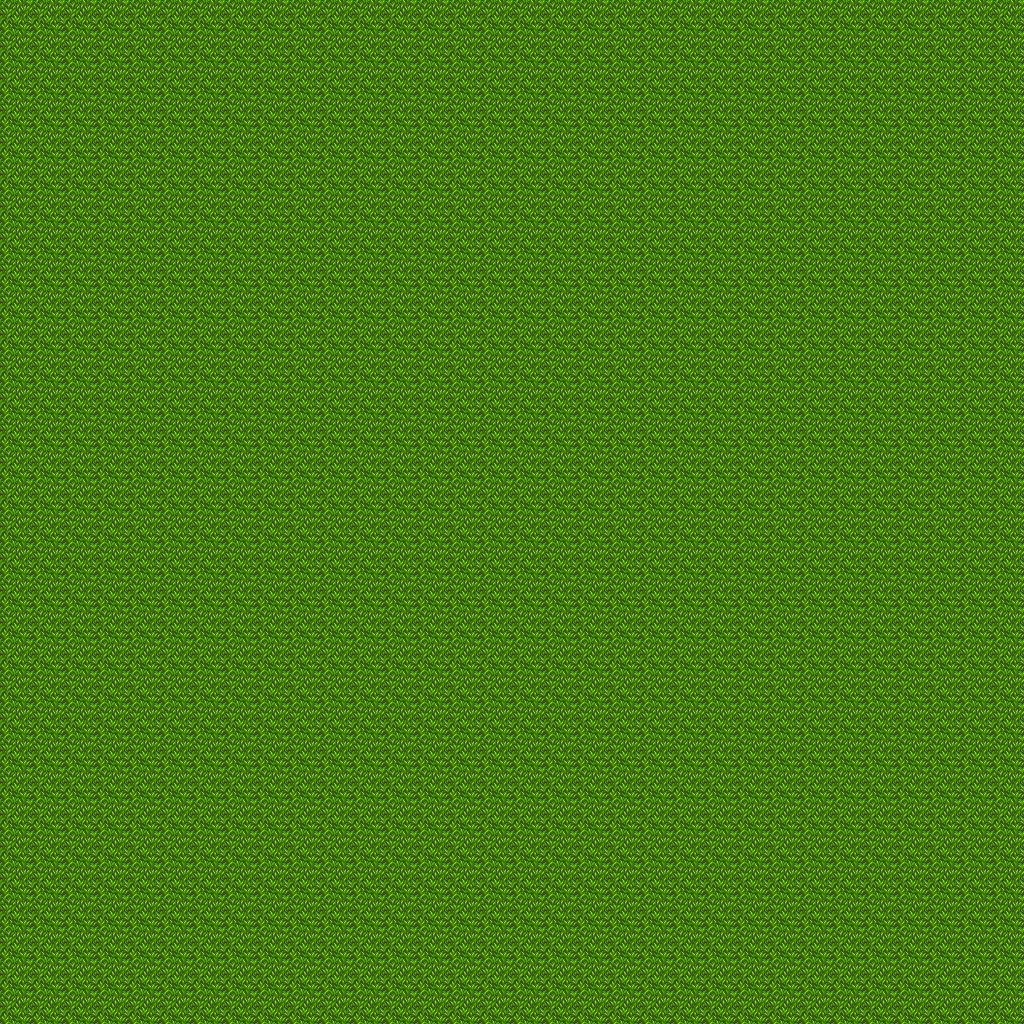

A level layout from a 2D game, rendered from its tile map. Below: a short description, then the map file with its tile-grid data intact:
An orthogonal 32x32 tile map with 32x32 px tiles, 1 tile layer (Kachelebene 1).

<map version="1.5" tiledversion="1.7.2" orientation="orthogonal" renderorder="right-down" width="32" height="32" tilewidth="32" tileheight="32" infinite="0" nextlayerid="2" nextobjectid="1">
 <tileset firstgid="1" source="../tilesets/demo.tsx" />
 <layer id="1" name="Kachelebene 1" width="32" height="32">
  <data encoding="csv">
178,178,178,178,178,178,178,178,178,178,178,178,178,178,178,178,178,178,178,178,178,178,178,178,178,178,178,178,178,178,178,178,
178,178,178,178,178,178,178,178,178,178,178,178,178,178,178,178,178,178,178,178,178,178,178,178,178,178,178,178,178,178,178,178,
178,178,178,178,178,178,178,178,178,178,178,178,178,178,178,178,178,178,178,178,178,178,178,178,178,178,178,178,178,178,178,178,
178,178,178,178,178,178,178,178,178,178,178,178,178,178,178,178,178,178,178,178,178,178,178,178,178,178,178,178,178,178,178,178,
178,178,178,178,178,178,178,178,178,178,178,178,178,178,178,178,178,178,178,178,178,178,178,178,178,178,178,178,178,178,178,178,
178,178,178,178,178,178,178,178,178,178,178,178,178,178,178,178,178,178,178,178,178,178,178,178,178,178,178,178,178,178,178,178,
178,178,178,178,178,178,178,178,178,178,178,178,178,178,178,178,178,178,178,178,178,178,178,178,178,178,178,178,178,178,178,178,
178,178,178,178,178,178,178,178,178,178,178,178,178,178,178,178,178,178,178,178,178,178,178,178,178,178,178,178,178,178,178,178,
178,178,178,178,178,178,178,178,178,178,178,178,178,178,178,178,178,178,178,178,178,178,178,178,178,178,178,178,178,178,178,178,
178,178,178,178,178,178,178,178,178,178,178,178,178,178,178,178,178,178,178,178,178,178,178,178,178,178,178,178,178,178,178,178,
178,178,178,178,178,178,178,178,178,178,178,178,178,178,178,178,178,178,178,178,178,178,178,178,178,178,178,178,178,178,178,178,
178,178,178,178,178,178,178,178,178,178,178,178,178,178,178,178,178,178,178,178,178,178,178,178,178,178,178,178,178,178,178,178,
178,178,178,178,178,178,178,178,178,178,178,178,178,178,178,178,178,178,178,178,178,178,178,178,178,178,178,178,178,178,178,178,
178,178,178,178,178,178,178,178,178,178,178,178,178,178,178,178,178,178,178,178,178,178,178,178,178,178,178,178,178,178,178,178,
178,178,178,178,178,178,178,178,178,178,178,178,178,178,178,178,178,178,178,178,178,178,178,178,178,178,178,178,178,178,178,178,
178,178,178,178,178,178,178,178,178,178,178,178,178,178,178,178,178,178,178,178,178,178,178,178,178,178,178,178,178,178,178,178,
178,178,178,178,178,178,178,178,178,178,178,178,178,178,178,178,178,178,178,178,178,178,178,178,178,178,178,178,178,178,178,178,
178,178,178,178,178,178,178,178,178,178,178,178,178,178,178,178,178,178,178,178,178,178,178,178,178,178,178,178,178,178,178,178,
178,178,178,178,178,178,178,178,178,178,178,178,178,178,178,178,178,178,178,178,178,178,178,178,178,178,178,178,178,178,178,178,
178,178,178,178,178,178,178,178,178,178,178,178,178,178,178,178,178,178,178,178,178,178,178,178,178,178,178,178,178,178,178,178,
178,178,178,178,178,178,178,178,178,178,178,178,178,178,178,178,178,178,178,178,178,178,178,178,178,178,178,178,178,178,178,178,
178,178,178,178,178,178,178,178,178,178,178,178,178,178,178,178,178,178,178,178,178,178,178,178,178,178,178,178,178,178,178,178,
178,178,178,178,178,178,178,178,178,178,178,178,178,178,178,178,178,178,178,178,178,178,178,178,178,178,178,178,178,178,178,178,
178,178,178,178,178,178,178,178,178,178,178,178,178,178,178,178,178,178,178,178,178,178,178,178,178,178,178,178,178,178,178,178,
178,178,178,178,178,178,178,178,178,178,178,178,178,178,178,178,178,178,178,178,178,178,178,178,178,178,178,178,178,178,178,178,
178,178,178,178,178,178,178,178,178,178,178,178,178,178,178,178,178,178,178,178,178,178,178,178,178,178,178,178,178,178,178,178,
178,178,178,178,178,178,178,178,178,178,178,178,178,178,178,178,178,178,178,178,178,178,178,178,178,178,178,178,178,178,178,178,
178,178,178,178,178,178,178,178,178,178,178,178,178,178,178,178,178,178,178,178,178,178,178,178,178,178,178,178,178,178,178,178,
178,178,178,178,178,178,178,178,178,178,178,178,178,178,178,178,178,178,178,178,178,178,178,178,178,178,178,178,178,178,178,178,
178,178,178,178,178,178,178,178,178,178,178,178,178,178,178,178,178,178,178,178,178,178,178,178,178,178,178,178,178,178,178,178,
178,178,178,178,178,178,178,178,178,178,178,178,178,178,178,178,178,178,178,178,178,178,178,178,178,178,178,178,178,178,178,178,
178,178,178,178,178,178,178,178,178,178,178,178,178,178,178,178,178,178,178,178,178,178,178,178,178,178,178,178,178,178,178,178
</data>
 </layer>
</map>